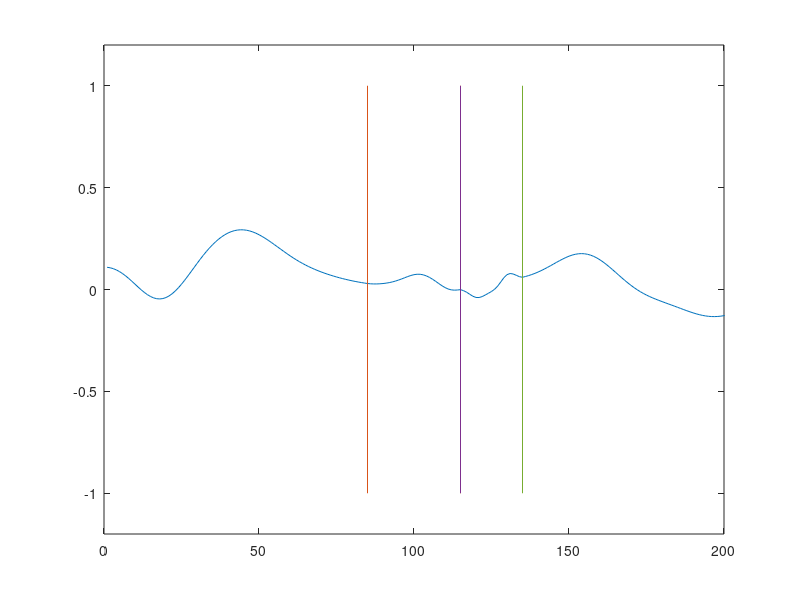

This chart was generated by the following MATLAB code:
N = 200; % Spatial
M = 500; % Time
c = 3e8;
alp = 0.95;
% alp = 1.05;
alpha = alp*alp*ones(N, 1);
tau = (alp - 1) / (alp + 1);
eps = 5;
eps2 = 15;

% slab
sb = 85;
se = 115;
alpha(sb:se) = alpha(sb:se) / eps;

sb2 = 115;
se2 = 135;
alpha(sb2:se2) = alpha(sb2:se2)/ eps2;
x3 = [sb2 sb2];
x4 = [se2 se2];

x1 = [sb sb];
x2 = [se se];
y = [-1 1];
xx = 1:N+1;

% Pulse 
pw = 10;
dt = 1;
t = dt*(1:M);
source = exp(-(t-4*pw).^2/(2*pw^2));

figure(1);
% Electric Field
e = zeros(N + 1, 3);
for m = 1:M
    for i = 2:N % Initialize row 3
        e(i, 3) = alpha(i)*(e(i+1, 2) - 2*e(i,2) + e(i-1,2)) + 2*e(i,2) - e(i, 1);
    end
    if m < 8*pw
        e(1, 3) = source(m);
    else
        e(1,3) = e(2,2) + tau*(e(2,3) - e(1,2));
    end
        e(N + 1, 3) = e(N, 2) + tau * (e(N, 3) - e(N+1, 2));
    
    plot(xx,e(:,3),'-',x1,y,'-',x2,y,'-', x3, y, '-', x4, y, '-');
    % plot(xx,e(:,3),'-',x1,y,'-',x2,y,'-');
    axis([0,N,-1.2,1.2]);
    pause(0.001);
    
    e(:, 1) = e(:, 2);
    e(:,2) = e(:,3);
end
